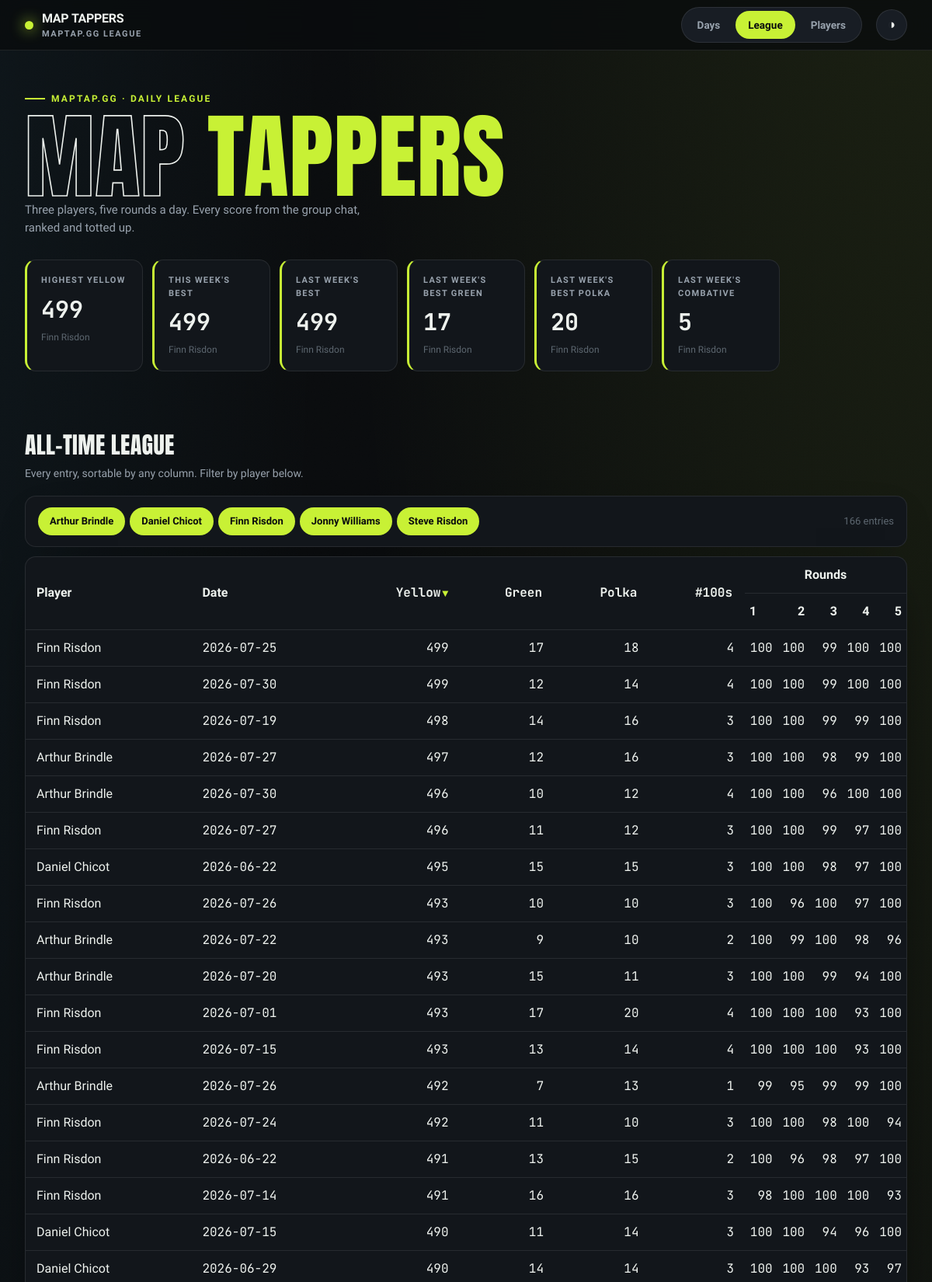
Page /league (upper part) on the committed database.
### tables this page shows
CREATE TABLE entries (
    id INTEGER PRIMARY KEY,
    player TEXT NOT NULL,
    game_date TEXT NOT NULL,
    maptap_score INTEGER NOT NULL,
    UNIQUE (player, game_date)
);

### src/maptap/app.py (the view)
@app.get("/league", response_class=HTMLResponse)
def league(request: Request):
    with closing(_conn()) as conn:
        context = {"entries": all_entries(conn), "stats": hero_stats(conn), "active": "league"}
    return templates.TemplateResponse(request, "index.html", context)

### src/maptap/templates/index.html (shortened to what this page needs)
{% extends "base.html" %}
{% block content %}
{% set player_names = entries | map(attribute='player') | unique | sort | list %}
<h2 class="section-head">All-time league</h2>
<p class="section-sub">Every entry, sortable by any column. Filter by player below.</p>
<div class="panel toolbar">
    <div class="chips">
        {% for name in player_names %}
        <button class="chip active" data-player="{{ name }}">{{ name }}</button>
        {% endfor %}
    </div>
    <span class="results-meta" id="resultsMeta">{{ entries | length }} entries</span>
</div>
<div class="panel table-card">
    <table id="league" data-sortable
        <thead>
            <tr>
                <th class="txt" rowspan="2" data-sort="text">Player</th>
                <th class="txt" rowspan="2" data-sort="text">Date</th>
                <th class="num" rowspan="2" data-sort="number" data-sorted="desc">Yellow</th>
                <th class="num" rowspan="2" data-sort="number">Green</th>
                <th class="num" rowspan="2" data-sort="number">Polka</th>
                <th class="num" rowspan="2" data-sort="number">#100s</th>
                <th class="rounds-group" colspan="5">Rounds</th>
            </tr>
            <tr>
                <th class="round">1</th>
                <th class="round">2</th>
                <th class="round">3</th>
                <th class="round">4</th>
                <th class="round">5</th>
            </tr>
        <tbody>
            {% for e in entries %}
            <tr data-player="{{ e.player }}">
                <td class="txt">{{ e.player }}</td>
                <td class="txt num">{{ e.game_date }}</td>
                <td class="num">{{ e.cumulative }}</td>
                <td class="num">{{ e.green }}</td>
                <td class="num">{{ e.polka }}</td>
                <td class="num">{{ e.hundreds }}</td>
                {% for r in e.rounds %}<td class="round num">{{ r }}</td>{% endfor %}
            </tr>
            {% endfor %}
        </tbody>
    </table>
</div>
{% endblock %}

### src/maptap/templates/base.html (shortened to what this page needs)
<!DOCTYPE html>
<html lang="en-GB" data-theme="dark">
<head>
    <link rel="stylesheet" href="/static/styles.css">
</head>
<body>
    <nav class="nav">
        <div class="wrap nav-inner">
            <div class="brand">
                <span class="dot"></span>
                <span>MAP&nbsp;TAPPERS<small>maptap.gg league</small></span>
            </div>
            <div class="tabs">
                <a class="tab {{ 'active' if active == 'days' else '' }}" href="/days">Days</a>
                <a class="tab {{ 'active' if active == 'league' else '' }}" href="/league">League</a>
                <a class="tab {{ 'active' if active == 'players' else '' }}" href="/players">Players</a>
            </div>
            <button class="theme-btn" id="themeBtn" title="Toggle theme" aria-label="Toggle theme">◑</button>
        </div>
    </nav>
    <header class="hero">
        <div class="wrap">
            <span class="hero-tag">maptap.gg · daily league</span>
            <h1><span class="out">Map</span> <span class="em">Tappers</span></h1>
            <p class="hero-sub">Three players, five rounds a day. Every score from the group chat, ranked and totted up.</p>
            <div class="stat-row">
                <div class="stat">
                    <div class="label">Highest Yellow</div>
                    <div class="value">{{ stats.highest_cumulative if stats.highest_cumulative is not none else '—' }}</div>
                    <div class="sub">{{ stats.highest_cumulative_player or '—' }}</div>
                </div>
                <div class="stat">
                    <div class="label">This Week's Best</div>
                    <div class="value">{{ stats.week_best if stats.week_best is not none else '—' }}</div>
                    <div class="sub">{{ stats.week_best_player or 'no rides yet' }}</div>
                </div>
                <div class="stat">
                    <div class="label">Last Week's Best</div>
                    <div class="value">{{ stats.last_week_best if stats.last_week_best is not none else '—' }}</div>
                    <div class="sub">{{ stats.last_week_best_player or 'no rides' }}</div>
                </div>
                <div class="stat">
                    <div class="label">Last Week's Best Green</div>
                    <div class="value">{{ stats.last_week_best_green if stats.last_week_best_green is not none else '—' }}</div>
                    <div class="sub">{{ stats.last_week_best_green_player or 'no rides' }}</div>
                </div>
                <div class="stat">
                    <div class="label">Last Week's Best Polka</div>
                    <div class="value">{{ stats.last_week_best_polka if stats.last_week_best_polka is not none else '—' }}</div>
                    <div class="sub">{{ stats.last_week_best_polka_player or 'no rides' }}</div>
                </div>
                <div class="stat">
                    <div class="label">Last Week's Combative</div>
                    <div class="value">{{ stats.last_week_combative if stats.last_week_combative is not none else '—' }}</div>
                    <div class="sub">{{ stats.last_week_combative_player or 'no rides' }}</div>
                </div>
            </div>
        </div>
    </header>
    <main class="wrap">
        {% block content %}{% endblock %}
    </main>
</body>
</html>

### rows in the picture
entries: player "Finn Risdon", game_date "2026-07-25", cumulative "499", green "17", polka "18", hundreds "4", rounds "100" "100" "99" "100" "100"
entries: player "Finn Risdon", game_date "2026-07-30", cumulative "499", green "12", polka "14", hundreds "4", rounds "100" "100" "99" "100" "100"
entries: player "Finn Risdon"
entries: player "Finn Risdon", game_date "2026-07-19", cumulative "498", green "14", polka "16", hundreds "3", rounds "100" "100" "99" "99" "100"
entries: player "Arthur Brindle", game_date "2026-07-27", cumulative "497", green "12", polka "16", hundreds "3", rounds "100" "100" "98" "99" "100"
entries: player "Daniel Chicot", game_date "2026-06-22", cumulative "495", green "15", polka "15", hundreds "3", rounds "100" "100" "98" "97" "100"
entries: player "Jonny Williams"
entries: player "Steve Risdon"
entries: player "Arthur Brindle", game_date "2026-07-30", cumulative "496", green "10", polka "12", hundreds "4", rounds "100" "100" "96" "100" "100"
entries: player "Finn Risdon", game_date "2026-07-27", cumulative "496", green "11", polka "12", hundreds "3", rounds "100" "100" "99" "97" "100"
entries: player "Finn Risdon", game_date "2026-07-26", cumulative "493", green "10", polka "10", hundreds "3", rounds "100" "96" "100" "97" "100"
entries: player "Arthur Brindle", game_date "2026-07-22", cumulative "493", green "9", polka "10", hundreds "2", rounds "100" "99" "100" "98" "96"
entries: player "Arthur Brindle", game_date "2026-07-20", cumulative "493", green "15", polka "11", hundreds "3", rounds "100" "100" "99" "94" "100"
entries: player "Finn Risdon", game_date "2026-07-01", cumulative "493", green "17", polka "20", hundreds "4", rounds "100" "100" "100" "93" "100"
entries: player "Finn Risdon", game_date "2026-07-15", cumulative "493", green "13", polka "14", hundreds "4", rounds "100" "100" "100" "93" "100"
entries: player "Arthur Brindle", game_date "2026-07-26", cumulative "492", green "7", polka "13", hundreds "1", rounds "99" "95" "99" "99" "100"
entries: player "Finn Risdon", game_date "2026-07-24", cumulative "492", green "11", polka "10", hundreds "3", rounds "100" "100" "98" "100" "94"
entries: player "Finn Risdon", game_date "2026-06-22", cumulative "491", green "13", polka "15", hundreds "2", rounds "100" "96" "98" "97" "100"
entries: player "Finn Risdon", game_date "2026-07-14", cumulative "491", green "16", polka "16", hundreds "3", rounds "98" "100" "100" "100" "93"
entries: player "Daniel Chicot", game_date "2026-07-15", cumulative "490", green "11", polka "14", hundreds "3", rounds "100" "100" "94" "96" "100"
entries: player "Daniel Chicot", game_date "2026-06-29", cumulative "490", green "14", polka "14", hundreds "3", rounds "100" "100" "100" "93" "97"

### other values in the picture
{{ stats.week_best if stats.week_best is not none else '—' }} "499"
{{ stats.last_week_best if stats.last_week_best is not none else '—' }} "499"
{{ entries | length }} "166"
